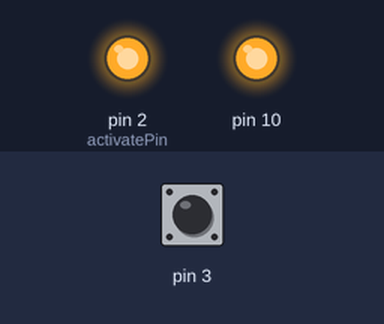
Bench run of a sketch on a simulated Arduino Uno, built with avr-gcc and run on an emulated ATmega328P. Parts: output pins drawn as LEDs (lit = HIGH). Inputs (shaded band) come from the test bench; at power-on: pin 3 HIGH. What the sketch prints to the serial monitor is not drawn.

Above: at 1.9 s.
2.0 s: pin 3 pulled LOW for 3.2 s
At 3.4 s:
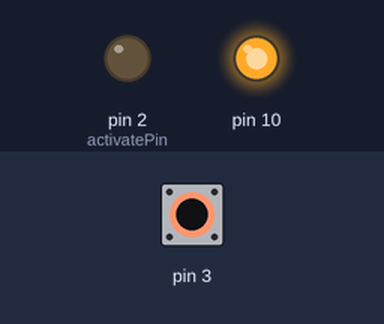
8.4 s: pin 3 pulled LOW for 0.7 s
At 9.5 s:
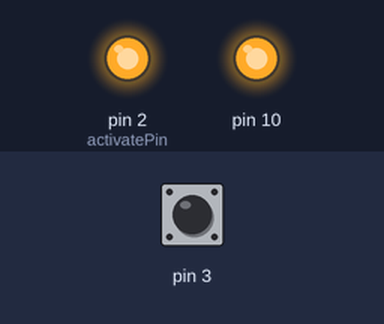
12.3 s: pin 3 pulled LOW for 1 s
At 13.1 s:
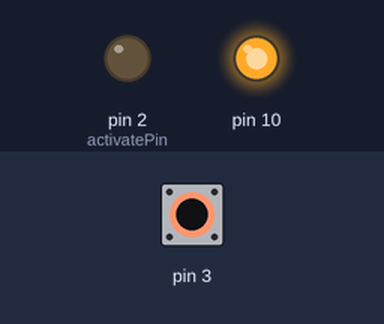
Timing chart, 0 to 15.3 s (numbered marks = the images above; inputs shaded):
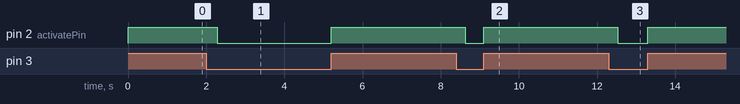

The sketch:

read_rls_sensor_v1_2.1.ino
```cpp
/*
  * SDI - to digital pin 11 (MOSI pin)
  * CLK - to digital pin 13 (SCK pin)
*/
// include the SPI library:
#include <SPI.h>

#define numOfBytes 4


uint8_t rx_buffer[numOfBytes];
int activatePin = 2;
void setup() {
  //initialize Serial
  Serial.begin(9600);
  // initialize SPI:
  SPI.begin();
  pinMode(activatePin, OUTPUT);
  digitalWrite(activatePin, LOW);
  pinMode(3, INPUT_PULLUP);
}

void loop() {

  if(digitalRead(3))
  {
  unsigned int mydata1 = 0;
  unsigned int mydata2 = 0;
  //TODO: loop to compere the two datas
  ReadRM22DC(mydata1, activatePin);
  ReadRM22DC(mydata2, activatePin);
  }


}

void printBin(byte arg) {
  for (int8_t aBit = 7; aBit >= 0; aBit--)
    Serial.write(bitRead(arg, aBit) ? '1' : '0');
}
void printBin32(uint32_t arg) {
  for (int8_t abyte =3; abyte >= 0; abyte--)
  {
    for (int8_t aBit = 7; aBit >= 0; aBit--)
      Serial.write(bitRead(arg, aBit + abyte*8) ? '1' : '0');
    Serial.print(" ");
  }
}

unsigned int ReadRM22DC(void *data, int ActivatePin)
{
  digitalWrite(ActivatePin, HIGH);    //activate the max485 for reading and writing
  SPI.beginTransaction(SPISettings(1000000, MSBFIRST, SPI_MODE0));
    uint8_t byte_0 = SPI.transfer(0);  // read firt 8 bits
    uint8_t byte_1 = SPI.transfer(0);  // read second 8 bits
    uint8_t byte_2 = SPI.transfer(0);
    uint8_t byte_3 = SPI.transfer(0);
  SPI.endTransaction();// close SPI transaction
  Serial.print("raw data:\n");
  printBin(byte_0);
  Serial.print(" ");
  printBin(byte_1);
  Serial.print(" ");
  printBin(byte_2);
  Serial.print(" ");
  printBin(byte_3);
  Serial.print(" ");
  Serial.print("\n");
  uint32_t receivedData = ((uint32_t)byte_0 << 24) | ((uint32_t)byte_1 << 16) | ((uint32_t)(byte_2) << 8) | byte_3;
  receivedData = receivedData << 6u;
  receivedData = receivedData >> 18u;
  Serial.print("received Data:\n");
  printBin32(receivedData);
  Serial.print("\n");
  delay(250);
  digitalWrite(ActivatePin, LOW);    //deactivate the max485 for reading and writing
  return (unsigned int)receivedData;
}
```

Measured:
- after the input at 2.0 s, pin 2 (activatePin): HIGH → LOW after 0.28 s, → HIGH 2.9 s later
- after the input at 8.4 s, pin 2 (activatePin): HIGH → LOW after 0.23 s, → HIGH 0.47 s later
- after the input at 12.3 s, pin 2 (activatePin): HIGH → LOW after 0.23 s, → HIGH 0.77 s later
